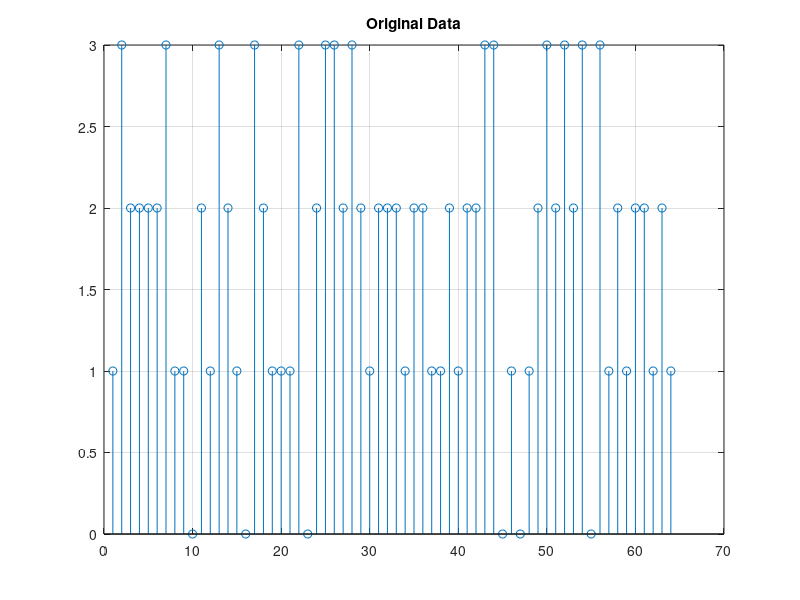
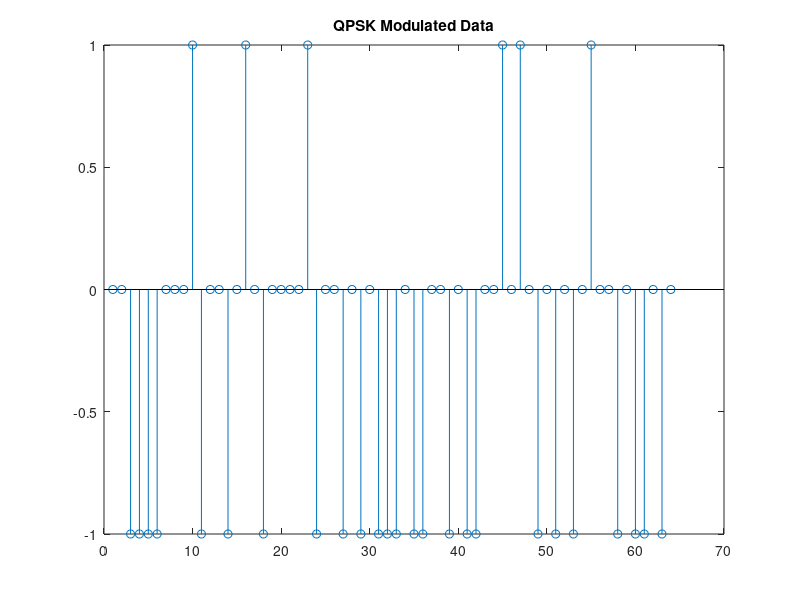
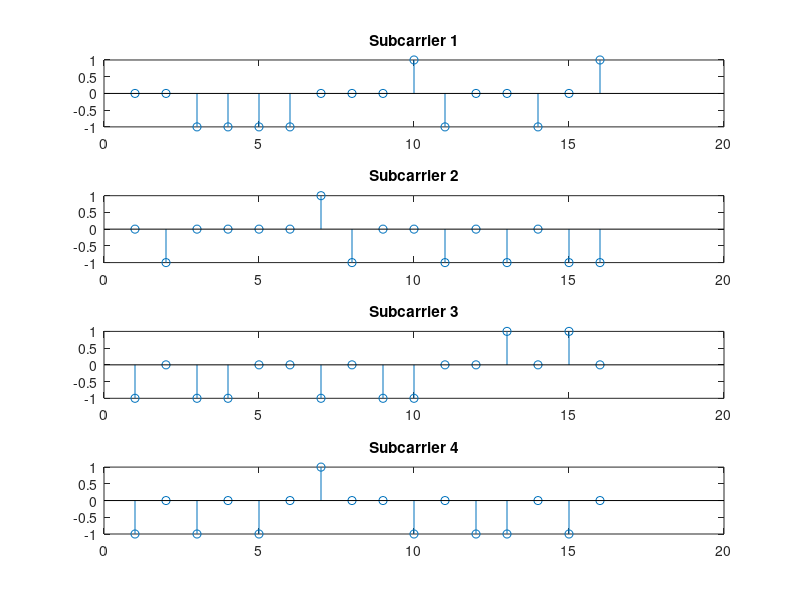
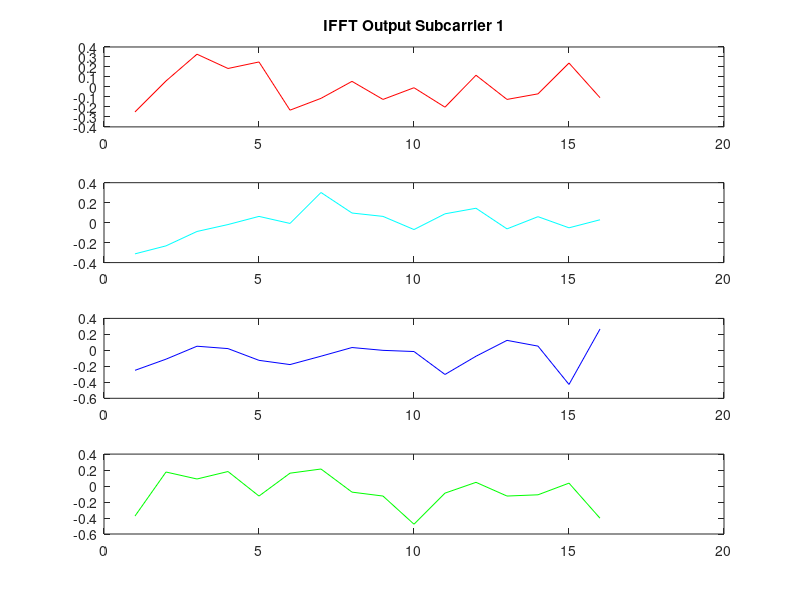

Reproduce these figures in MATLAB, in order.
% Simple OFDM Simulation with QPSK
no_of_data_bits = 64;          % Number of symbols
M = 4;                         % QPSK modulation
block_size = 16;               % IFFT size
cp_len = floor(0.1 * block_size); % Cyclic prefix length

% Generate random data
data = randsrc(1, no_of_data_bits, 0:M-1);
figure(1), stem(data); title('Original Data'); grid on;

% QPSK Modulation
qpsk_modulated_data = pskmod(data, M);
figure(2), stem(qpsk_modulated_data); title('QPSK Modulated Data');

% Serial to Parallel (4 subcarriers)
S2P = reshape(qpsk_modulated_data, no_of_data_bits/M, M);
Sub_carrier1 = S2P(:,1); Sub_carrier2 = S2P(:,2);
Sub_carrier3 = S2P(:,3); Sub_carrier4 = S2P(:,4);
figure(3)
subplot(4,1,1), stem(Sub_carrier1), title('Subcarrier 1')
subplot(4,1,2), stem(Sub_carrier2), title('Subcarrier 2')
subplot(4,1,3), stem(Sub_carrier3), title('Subcarrier 3')
subplot(4,1,4), stem(Sub_carrier4), title('Subcarrier 4')

% IFFT
number_of_subcarriers = 4;
cp_start = block_size - cp_len;
ifft_Subcarrier1 = ifft(Sub_carrier1, block_size);
ifft_Subcarrier2 = ifft(Sub_carrier2, block_size);
ifft_Subcarrier3 = ifft(Sub_carrier3, block_size);
ifft_Subcarrier4 = ifft(Sub_carrier4, block_size);
figure(4)
subplot(4,1,1), plot(real(ifft_Subcarrier1),'r'), title('IFFT Output Subcarrier 1')
subplot(4,1,2), plot(real(ifft_Subcarrier2),'c')
subplot(4,1,3), plot(real(ifft_Subcarrier3),'b')
subplot(4,1,4), plot(real(ifft_Subcarrier4),'g')

% Add Cyclic Prefix
for i=1:number_of_subcarriers
    ifft_Subcarrier(:,i) = ifft(S2P(:,i), block_size);
    for j=1:cp_len
        cyclic_prefix(j,i) = ifft_Subcarrier(j+cp_start,i);
    end
    Append_prefix(:,i) = [cyclic_prefix(:,i); ifft_Subcarrier(:,i)];
end
A1=Append_prefix(:,1); A2=Append_prefix(:,2);
A3=Append_prefix(:,3); A4=Append_prefix(:,4);
figure(5)
subplot(4,1,1), plot(real(A1),'r'), title('Cyclic Prefix Added Subcarrier 1')
subplot(4,1,2), plot(real(A2),'c')
subplot(4,1,3), plot(real(A3),'b')
subplot(4,1,4), plot(real(A4),'g')

% Serialize for transmission
[rows_Append_prefix, cols_Append_prefix] = size(Append_prefix);
ofdm_signal = reshape(Append_prefix, 1, rows_Append_prefix*cols_Append_prefix);
figure(6), plot(real(ofdm_signal)); title('OFDM Transmit Signal'); grid on;

% Channel + AWGN
channel = randn(1,2) + 1j*randn(1,2);
after_channel = filter(channel, 1, ofdm_signal);
recvd_signal = awgn(after_channel, 15, 'measured');
figure(7), plot(real(recvd_signal)); title('Received Signal with Noise'); grid on;

% Parallelize
recvd_signal_par = reshape(recvd_signal, rows_Append_prefix, cols_Append_prefix);

% Remove Cyclic Prefix
recvd_signal_par(1:cp_len,:) = [];
R1=recvd_signal_par(:,1); R2=recvd_signal_par(:,2);
R3=recvd_signal_par(:,3); R4=recvd_signal_par(:,4);
figure(8)
subplot(4,1,1), plot(real(R1),'r'), title('After CP Removal - Subcarrier 1')
subplot(4,1,2), plot(real(R2),'c')
subplot(4,1,3), plot(real(R3),'b')
subplot(4,1,4), plot(real(R4),'g')

% FFT (Demodulation)
for i=1:number_of_subcarriers
    fft_data(:,i) = fft(recvd_signal_par(:,i), block_size);
end
F1=fft_data(:,1); F2=fft_data(:,2); F3=fft_data(:,3); F4=fft_data(:,4);
figure(9)
subplot(4,1,1), plot(real(F1),'r'), title('FFT Output Subcarrier 1')
subplot(4,1,2), plot(real(F2),'c')
subplot(4,1,3), plot(real(F3),'b')
subplot(4,1,4), plot(real(F4),'g')

% Serial + Demodulation
recvd_serial_data = reshape(fft_data, 1, []);
qpsk_demodulated_data = pskdemod(recvd_serial_data, M);
figure(10)
stem(data,'bo'); hold on; stem(qpsk_demodulated_data,'rx');
legend('Transmitted','Received'); title('Recovered Data'); grid on;
